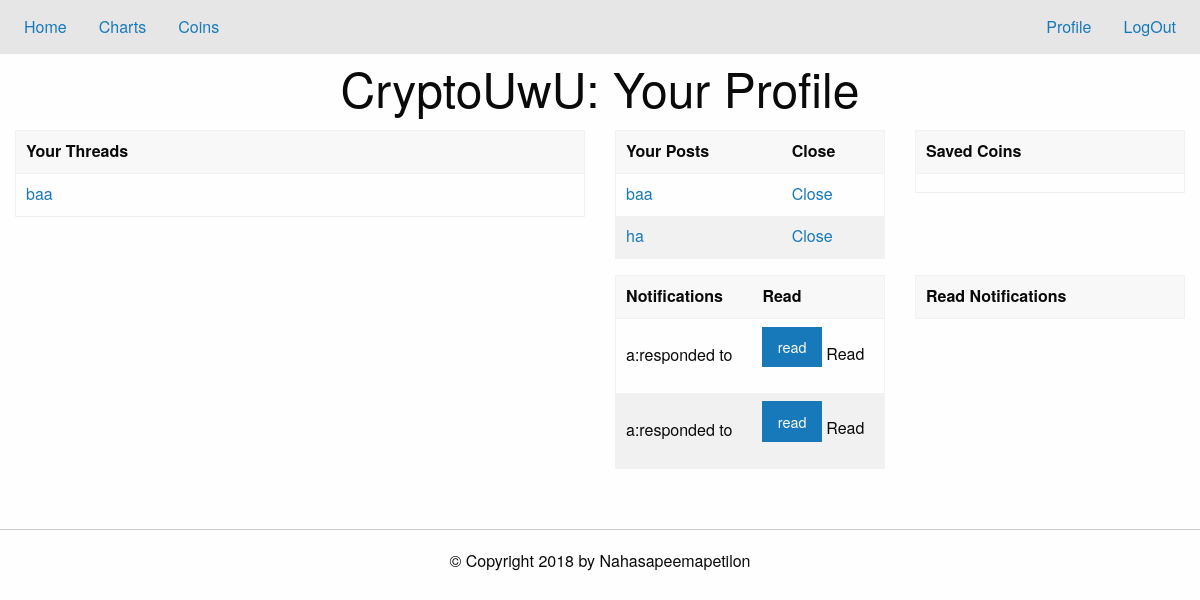
Page /profile (signed in) on the earlier database version.
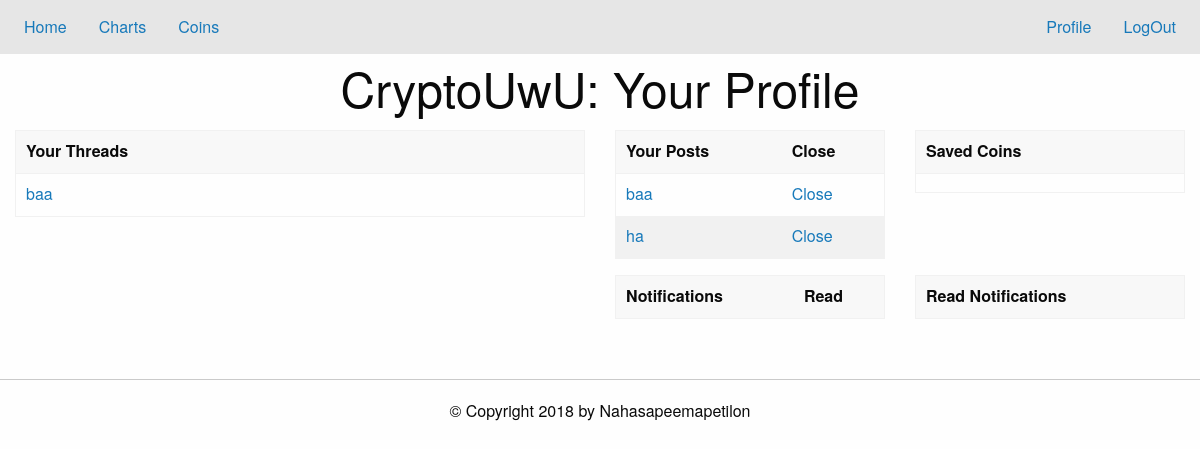
Same page on the later database version.
### tables this page shows
CREATE TABLE an_threads (threadID INT PRIMARY KEY, post TEXT);

CREATE TABLE an_posts (threadID INT, postID INT, post TEXT);

CREATE TABLE an_notifications (user TEXT, action TEXT, threadID INT, postID INT, read INT);

### app.py (the view, shortened to what this page needs)
@app.route('/profile', methods=['POST', 'GET'])
def load_profile():
    if noUser():
        return redirect('/')
    db = sqlite3.connect('./data/base.db')
    c = db.cursor()
    if request.method=='GET':
        coins=dbEditor.getCoins(c,session['username'])
        threads=dbEditor.userThreads(c, session['username'])
        posts=dbEditor.userPosts(c,session['username'])
        readPosts=dbEditor.getReadNotifs(c,session['username'])
        unreadPosts=dbEditor.getUnreadNotifs(c,session['username'])
        db.close()
        return render_template('profile.html', coins=coins, threads=threads, posts=posts,read_posts=readPosts, unread_posts=unreadPosts)

### app.py (called while the page is built)
def noUser():
    return 'username' not in session.keys()

### util/dbEditor.py (called while the page is built)
def foo_char_html(str): # parses through username
    return str.replace('&', '&amp;').replace('<', '&lt;').replace('>', '&gt;')

def getCoins(cursor,user): # get list of coins user likes
    t = cursor.execute("SELECT listCoins from coins WHERE username = ?;", (foo_char_html(user),)).fetchone()[0]
    val = t.split("!")
    return val

def userThreads(cursor,user):
    v = "SELECT post,threadID FROM " + user + "_threads;"
    l = list(cursor.execute(v))
    return l

def userPosts(cursor,user):
    v = "SELECT * FROM " + user + "_posts;"
    l = list(cursor.execute(v))
    return l

def getReadNotifs(cursor,user):
    v = "SELECT * FROM " + user + "_notifications WHERE read = ?;"
    return list(cursor.execute(v,(1,)))

def getUnreadNotifs(cursor,user):
    v = "SELECT * FROM " + user + "_notifications WHERE read = ?;"
    return list(cursor.execute(v,(0,)))

### templates/profile.html (shortened to what this page needs)
{% extends "home.html" %}
{% block content %}
<h1 class="text-center"> CryptoUwU: Your Profile</h1>
<div class="grid-container">
  <div class="grid-x grid-padding-x">
    <div class="cell small-6">
      <table class="hover">
	<thead><tr>
	    <th> Your Threads </th>
	</tr></thead>
	<tbody>
	  {% for thread in threads %}
	  <tr>
	    <td><a href="/thread?id={{thread[1]}}">{{ thread[0] }}</a></td>
	  </tr>
	  {% endfor %}
	</tbody>
      </table>
    </div>
    <div  class="cell small-6">
      <div class="grid-x grid-padding-x">
	<div  class="cell small-6">
	  <table class="hover">
	    <thead><tr>
		<th> Your Posts
		</th>
		<th> Close</th>
	    </tr></thead>
	    <tbody>
	      {% for post in posts %}
	      <tr data-closable>
		<td><a href="/thread?id={{post[0]}}#{{post[1]}}">{{ post[2] }}</a>
		</td>
		<td><a href="#" data-close>Close</a>
		</td>
	      </tr>
	      {% endfor %}
	    </tbody>
	  </table>
	</div>
	<div  class="cell small-6">
	  <table class="hover">
	    <thead><tr><th> Saved Coins </th></tr></thead>
	    <tbody>
	      {% for coin in coins %}
	      <tr><td>{{ coin }}</td></tr>
	      {% endfor %}
	    </tbody>
	  </table>
	</div>
      </div>
      <div class="grid-x grid-padding-x">
	<div  class="cell small-6">
	  <table class="hover">
	    <thead><tr><th> Notifications </th><th> Read</th>
	    </tr></thead>
	    <tbody>
	      {% for post in unread_posts %}
	      <tr data-closable><td>{{post[0]}}:{{post[1]}}</td>
		<td>
		  <form action="#" method="POST">
		    <input type="submit" class="button"  name="act" value="read" data-close> Read </input>
		  </form>
	      </tr>
	      {% endfor %}
	    </tbody>
	  </table>
	</div>
	<div class="small-6 cell">
	  <table class="hover">
	    <thead><tr><th> Read Notifications </th>
	    </tr></thead>
	  </table>
	</div>
      </div>
    </div>
  </div>
</div>
{% endblock %}

Differences in the rows shown:
removed an_notifications: user "a", action "responded to"
removed an_notifications: user "a", action "responded to"
